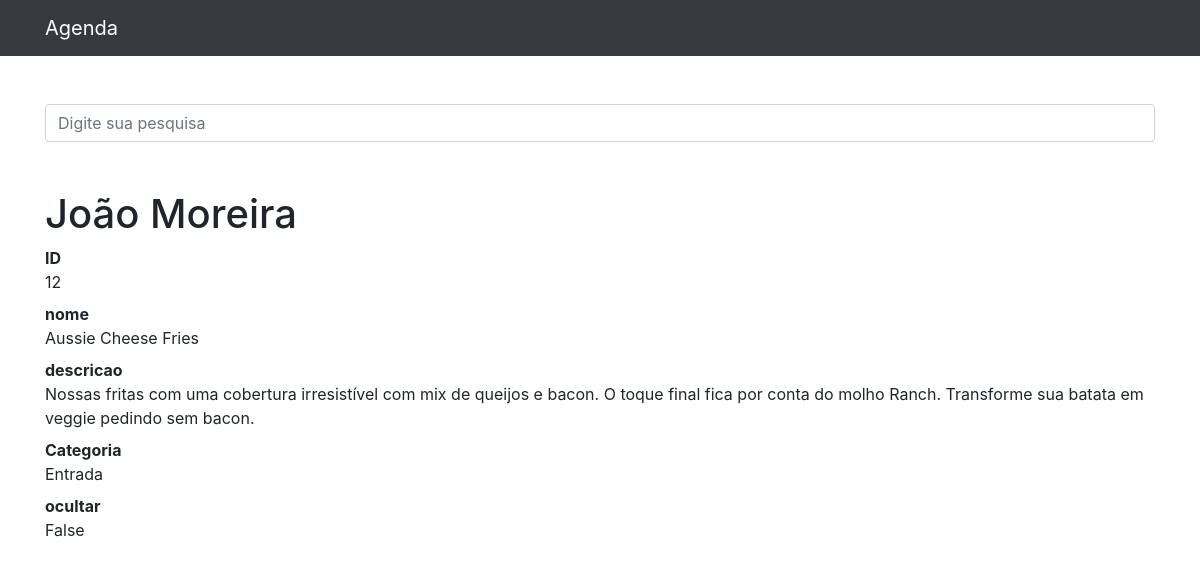
Page /12 on the committed database.
### items/models.py (models this page shows, shortened)
class Item(models.Model):
    nome = models.CharField(max_length=255)
    data_criacao = models.DateTimeField(default=timezone.now)
    descricao = models.TextField(blank=True)
    categoria = models.ForeignKey(Categoria, on_delete=models.DO_NOTHING)
    ocultar = models.BooleanField(default=False)
    foto = models.ImageField(blank=True, upload_to='fotos/%y/%m/')

class Categoria(models.Model):
    nome = models.CharField(max_length=255)
    def __str__(self):
        return self.nome

### items/views.py (the view)
# urls.py: path('<int:item_id>', views.vw_item, name='vw_item'),
def vw_item(request, item_id):
    item = get_object_or_404(Item, id=item_id)
    return render(request, 'item/vw_item.html', {
        'item': item
    })

### items/templates/item/vw_item.html (shortened to what this page needs)
{% extends 'base.html' %}
{%block conteudo%}
    <h1 class="mt-5">João Moreira</h1>
      <dl>
        <dt>ID</dt>
        <dd>{{item.id}}</dd>
        <dt>nome</dt>
        <dd>{{item.nome}}</dd>
        <dt>descricao</dt>
        <dd>{{item.descricao}}</dd>
        <dt>Categoria</dt>
        <dd>{{item.categoria}}</dd>
        <dt>ocultar</dt>
        <dd>{{item.ocultar}}</dd>
      </dl>
{%endblock%}

### rows in the picture
Item: id "12", nome "Aussie Cheese Fries", descricao "Nossas fritas com uma cobertura irresistível com mix de queijos e bacon. O toque final fica por conta do molho Ranch. Transforme sua batata em veggie pedindo sem bacon.", categoria "Entrada", ocultar "False"
